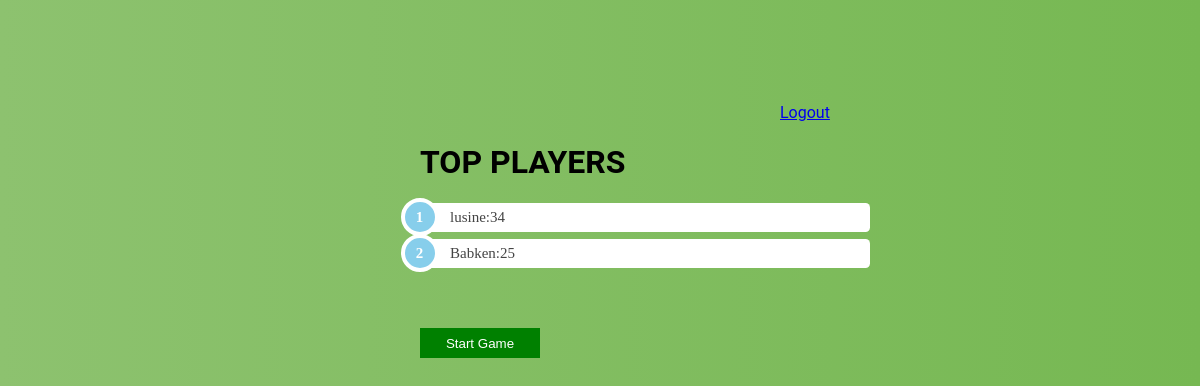
Page / (signed in) on the earlier database version.
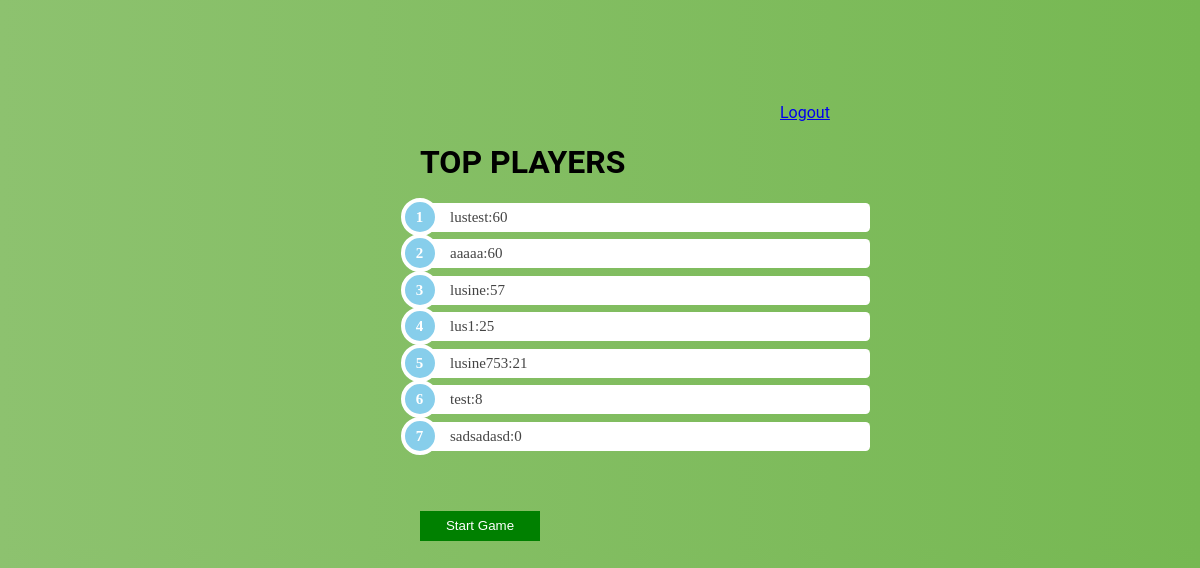
Same page on the later database version.
### millionaire/models.py (models this page shows)
class UserBestScore(models.Model):
    user = models.OneToOneField(User, on_delete=models.CASCADE)
    score = models.SmallIntegerField()

### millionaire/views.py (the view, shortened to what this page needs)
# urls.py: url(r'^$', views.Game.as_view(), name='index'),
class Game(LoginRequiredMixin, TemplateView):
    template_name = "index.html"
    def get(self, request):
        top_scores = (UserBestScore.objects
                      .order_by('score')
                      .values_list('score', flat=True)
                      .distinct())
        print(top_scores)
        top_players = UserBestScore.objects.order_by('-score').filter(score__in=top_scores[:10])
        print(top_players)
        return render_to_response(self.template_name, {'top_players': top_players})

### templates/index.html (shortened to what this page needs)
<!DOCTYPE html>
<html lang="en">
<head>
 {% load static %}
<link href="{% static 'css/main.css' %}" rel="stylesheet"/>
    {% block styles %}
        <link href="{% static 'css/top-players.css' %}" rel="stylesheet"/>
    {% endblock %}
</head>
<body>
<div class="page">
    {% block body_block %}
 <a href="auth/logout" style="margin-left: 100%">Logout</a>
        <div class="numberlist">
            <h1>TOP PLAYERS</h1>
            <ol>
                {% for top_player in top_players %}
                <li><label class=".numberlist">
                    {{ top_player.user.username }}:{{ top_player.score }}</label></li>
                {% endfor %}
            </ol>
        </div>
        <button type class="start-game-btn"><a href="/question" style="clear: both" class="start-game-link">Start Game</a></button>
    {% endblock %}
</div>
</body>
</html>

### static/css/main.css (style rules this page uses)
.page { width: 360px; padding: 8% 0 0; margin: auto; }
body { background: #76b852; background: -webkit-linear-gradient(right, #76b852, #8DC26F); background: -moz-linear-gradient(right, #76b852, #8DC26F); background: -o-linear-gradient(right, #76b852, #8DC26F); background: linear-gradient(to left, #76b852, #8DC26F); font-family: "Roboto", sans-serif; -webkit-font-smoothing: antialiased; -moz-osx-font-smoothing: grayscale; }
.start-game-btn { background-color: green; border: none; width: 120px; height: 30px; color: white; }
.start-game-link { clear: both; color: white; text-decoration: none; }

### static/css/top-players.css (style rules this page uses)
.numberlist { width: 450px; }
.numberlist ol { counter-reset: li; list-style: none; *list-style: decimal; font: 15px 'trebuchet MS', 'lucida sans'; padding: 0; margin-bottom: 4em; }
.numberlist label { position: relative; display: block; padding: .4em .4em .4em 2em; *padding: .4em; margin: .5em 0; background: #FFF; color: #444; text-decoration: none; -moz-border-radius: .3em; -webkit-border-radius: .3em; border-radius: .3em; }
.numberlist label:before { content: counter(li); counter-increment: li; position: absolute; left: -1.3em; top: 50%; margin-top: -1.3em; background: #87ceeb; height: 2em; width: 2em; line-height: 2em; border: .3em solid #fff; text-align: center; font-weight: bold; -moz-border-radius: 2em; -webkit-border-radius: 2em; border-radius: 2em; color: #FFF; }

Differences in the rows shown:
added UserBestScore: user.username "lustest", score "60"
added UserBestScore: user.username "aaaaa", score "60"
changed UserBestScore "lusine": score "34" → "57"
changed through a linked row, UserBestScore: user.username "Babken" → "lus1"
added UserBestScore: user.username "lusine753", score "21"
added UserBestScore: user.username "test", score "8"
added UserBestScore: user.username "sadsadasd", score "0"
